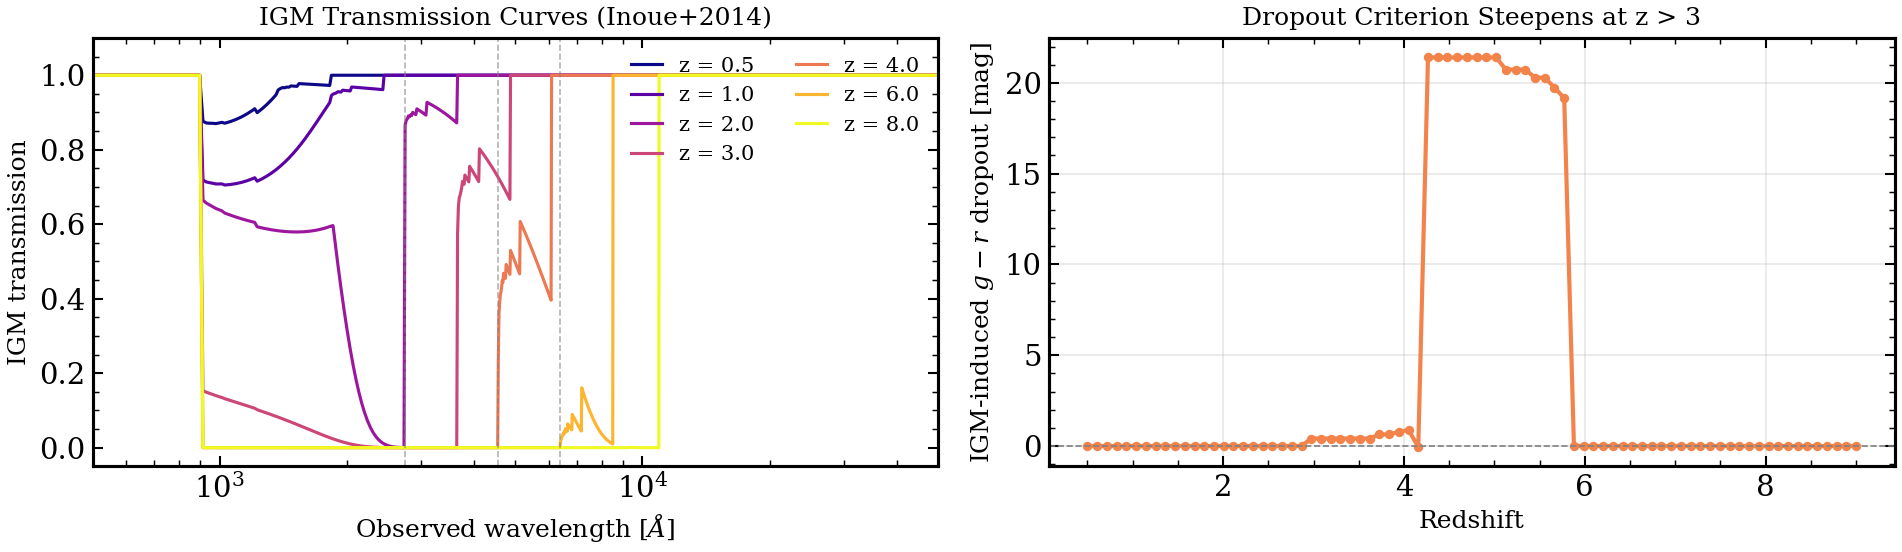

Write the Python code that produced this figure.
"""
IGM Transmission vs Redshift
==============================

The intergalactic medium (IGM) imprints wavelength-dependent opacity on
observed galaxy SEDs via Lyman-series and Lyman-continuum absorption
(Inoue et al. 2014). At :math:`z > 2` the Lyman break at 912 Å rest-frame
shifts into the optical, enabling photometric redshift estimation via
the "dropout" technique.

``igm_transmission(wave_obs, z)`` takes **observed-frame** wavelengths.
"""

# sphinx_gallery_thumbnail_number = 1

import jax
import jax.numpy as jnp
import matplotlib.pyplot as plt
import numpy as np

jax.config.update("jax_enable_x64", True)

from tengri.analysis.plotting import SWEEP_CMAPS, setup_style
from tengri.igm import igm_transmission

setup_style()

# Observed-frame wavelength grid covering UV to NIR
wave_obs = jnp.linspace(500.0, 50000.0, 3000)

redshifts = [0.5, 1.0, 2.0, 3.0, 4.0, 6.0, 8.0]
cmap = plt.get_cmap(SWEEP_CMAPS["redshift"])
colors = [cmap(i / max(len(redshifts) - 1, 1)) for i in range(len(redshifts))]

fig, axes = plt.subplots(1, 2, figsize=(13, 4))

# --- Left: transmission curves ---
ax = axes[0]
for z, color in zip(redshifts, colors):
    trans = igm_transmission(wave_obs, z)
    ax.plot(np.array(wave_obs), np.array(trans), color=color, lw=1.5, label=f"z = {z}")

# Mark Lyman break at 912 Å rest-frame for a few redshifts
for z in [2.0, 4.0, 6.0]:
    ax.axvline(912.0 * (1 + z), color="0.5", lw=0.8, ls="--", alpha=0.6)

ax.set_xlabel(r"Observed wavelength [$\AA$]", fontsize=12)
ax.set_ylabel("IGM transmission", fontsize=12)
ax.set_xlim(500, 50000)
ax.set_xscale("log")
ax.set_ylim(-0.05, 1.1)
ax.legend(fontsize=10, frameon=False, ncol=2, loc="upper right")
ax.set_title("IGM Transmission Curves (Inoue+2014)", fontsize=12)

# --- Right: Lyman-break dropout colour vs redshift ---
ax = axes[1]
z_grid = np.linspace(0.5, 9.0, 80)

# u dropout: u drops out when Lyman break enters u band (~3600 Å)
# g dropout: at z~3, g band (4770 Å) is below Lyman break
# Compute synthetic g-r colour induced by IGM as a simple proxy
g_wave = 4770.0
r_wave = 6231.0
dropout_gr = []
for z in z_grid:
    tg = float(igm_transmission(jnp.array([g_wave]), z)[0])
    tr = float(igm_transmission(jnp.array([r_wave]), z)[0])
    # delta mag = -2.5 * log10(T_g / T_r), add floor to avoid log(0)
    dropout_gr.append(-2.5 * np.log10(max(tg, 1e-9) / max(tr, 1e-9)))

ax.plot(z_grid, dropout_gr, "o-", color=cmap(0.7), ms=3.5, lw=2.0)
ax.axhline(0, color="0.5", lw=0.8, ls="--")
ax.set_xlabel("Redshift", fontsize=12)
ax.set_ylabel(r"IGM-induced $g - r$ dropout [mag]", fontsize=12)
ax.set_title("Dropout Criterion Steepens at z > 3", fontsize=12)
ax.grid(True, alpha=0.3)

plt.tight_layout()
plt.savefig("plot_igm_redshift.png", dpi=150, bbox_inches="tight")
plt.show()
